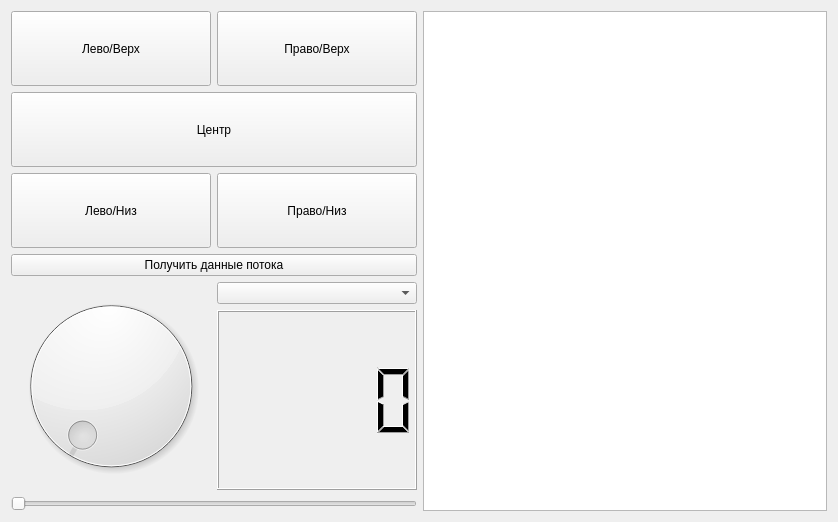
<?xml version="1.0" encoding="UTF-8"?>
<ui version="4.0">
 <class>Form</class>
 <widget class="QWidget" name="Form">
  <property name="geometry">
   <rect>
    <x>0</x>
    <y>0</y>
    <width>838</width>
    <height>512</height>
   </rect>
  </property>
  <property name="windowTitle">
   <string>Form</string>
  </property>
  <layout class="QGridLayout" name="gridLayout_2">
   <item row="0" column="0">
    <layout class="QHBoxLayout" name="horizontalLayout_6">
     <property name="sizeConstraint">
      <enum>QLayout::SetMinAndMaxSize</enum>
     </property>
     <property name="leftMargin">
      <number>0</number>
     </property>
     <item>
      <layout class="QGridLayout" name="gridLayout">
       <item row="2" column="0">
        <layout class="QHBoxLayout" name="horizontalLayout_3">
         <item>
          <widget class="QPushButton" name="pushButton_4">
           <property name="sizePolicy">
            <sizepolicy hsizetype="Preferred" vsizetype="Preferred">
             <horstretch>0</horstretch>
             <verstretch>0</verstretch>
            </sizepolicy>
           </property>
           <property name="minimumSize">
            <size>
             <width>50</width>
             <height>75</height>
            </size>
           </property>
           <property name="text">
            <string>Лево/Низ</string>
           </property>
          </widget>
         </item>
         <item>
          <widget class="QPushButton" name="pushButton_5">
           <property name="sizePolicy">
            <sizepolicy hsizetype="Preferred" vsizetype="Preferred">
             <horstretch>0</horstretch>
             <verstretch>0</verstretch>
            </sizepolicy>
           </property>
           <property name="minimumSize">
            <size>
             <width>50</width>
             <height>75</height>
            </size>
           </property>
           <property name="text">
            <string>Право/Низ</string>
           </property>
          </widget>
         </item>
        </layout>
       </item>
       <item row="1" column="0">
        <layout class="QHBoxLayout" name="horizontalLayout_2">
         <item>
          <widget class="QPushButton" name="pushButton_3">
           <property name="sizePolicy">
            <sizepolicy hsizetype="Preferred" vsizetype="Preferred">
             <horstretch>0</horstretch>
             <verstretch>0</verstretch>
            </sizepolicy>
           </property>
           <property name="minimumSize">
            <size>
             <width>50</width>
             <height>75</height>
            </size>
           </property>
           <property name="text">
            <string>Центр</string>
           </property>
          </widget>
         </item>
        </layout>
       </item>
       <item row="4" column="0">
        <layout class="QHBoxLayout" name="horizontalLayout_5">
         <item>
          <widget class="QDial" name="dial">
           <property name="minimumSize">
            <size>
             <width>200</width>
             <height>200</height>
            </size>
           </property>
          </widget>
         </item>
         <item>
          <layout class="QVBoxLayout" name="verticalLayout_2">
           <item>
            <widget class="QComboBox" name="comboBox">
             <property name="sizePolicy">
              <sizepolicy hsizetype="Preferred" vsizetype="Preferred">
               <horstretch>0</horstretch>
               <verstretch>0</verstretch>
              </sizepolicy>
             </property>
             <property name="minimumSize">
              <size>
               <width>200</width>
               <height>0</height>
              </size>
             </property>
            </widget>
           </item>
           <item>
            <widget class="QLCDNumber" name="lcdNumber">
             <property name="sizePolicy">
              <sizepolicy hsizetype="Preferred" vsizetype="Preferred">
               <horstretch>0</horstretch>
               <verstretch>0</verstretch>
              </sizepolicy>
             </property>
             <property name="minimumSize">
              <size>
               <width>200</width>
               <height>180</height>
              </size>
             </property>
            </widget>
           </item>
          </layout>
         </item>
        </layout>
       </item>
       <item row="0" column="0">
        <layout class="QHBoxLayout" name="horizontalLayout">
         <item>
          <widget class="QPushButton" name="pushButton">
           <property name="sizePolicy">
            <sizepolicy hsizetype="Preferred" vsizetype="Preferred">
             <horstretch>0</horstretch>
             <verstretch>0</verstretch>
            </sizepolicy>
           </property>
           <property name="minimumSize">
            <size>
             <width>50</width>
             <height>75</height>
            </size>
           </property>
           <property name="text">
            <string>Лево/Верх</string>
           </property>
          </widget>
         </item>
         <item>
          <widget class="QPushButton" name="pushButton_2">
           <property name="sizePolicy">
            <sizepolicy hsizetype="Preferred" vsizetype="Preferred">
             <horstretch>0</horstretch>
             <verstretch>0</verstretch>
            </sizepolicy>
           </property>
           <property name="minimumSize">
            <size>
             <width>50</width>
             <height>75</height>
            </size>
           </property>
           <property name="text">
            <string>Право/Верх</string>
           </property>
          </widget>
         </item>
        </layout>
       </item>
       <item row="3" column="0">
        <layout class="QHBoxLayout" name="horizontalLayout_4">
         <item>
          <widget class="QPushButton" name="pushButton_6">
           <property name="sizePolicy">
            <sizepolicy hsizetype="Preferred" vsizetype="Preferred">
             <horstretch>0</horstretch>
             <verstretch>0</verstretch>
            </sizepolicy>
           </property>
           <property name="text">
            <string>Получить данные потока</string>
           </property>
          </widget>
         </item>
        </layout>
       </item>
       <item row="5" column="0">
        <widget class="QSlider" name="horizontalSlider">
         <property name="orientation">
          <enum>Qt::Horizontal</enum>
         </property>
        </widget>
       </item>
      </layout>
     </item>
     <item>
      <widget class="QPlainTextEdit" name="plainTextEdit">
       <property name="minimumSize">
        <size>
         <width>400</width>
         <height>0</height>
        </size>
       </property>
      </widget>
     </item>
    </layout>
   </item>
  </layout>
 </widget>
 <resources/>
 <connections/>
</ui>
